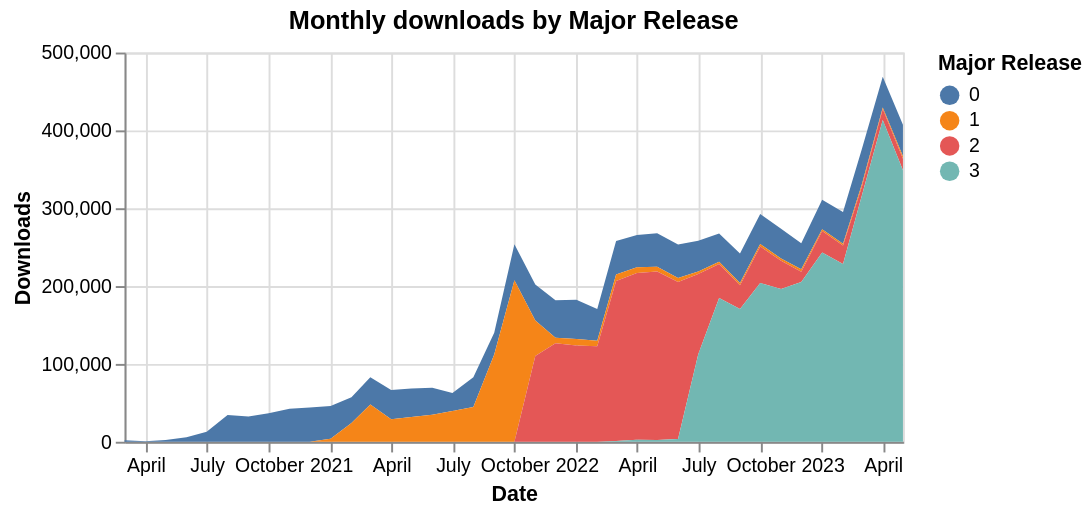

The specification (Vega-Lite) saved for this image:
### Vega-Lite specification from a JSON file in a GitHub repository (floating-point values rounded to 4 significant figures)
{"config": {"view": {"continuousWidth": 400, "continuousHeight": 300}}, "data": {"values": [{"month": "2023-05-01T00:00:00", "major_release": "0", "num_downloads": 40467}, {"month": "2023-05-01T00:00:00", "major_release": "1", "num_downloads": 3348}, {"month": "2023-05-01T00:00:00", "major_release": "2", "num_downloads": 14760}, {"month": "2023-05-01T00:00:00", "major_release": "3", "num_downloads": 348684}, {"month": "2023-04-01T00:00:00", "major_release": "0", "num_downloads": 39670}, {"month": "2023-04-01T00:00:00", "major_release": "2", "num_downloads": 14353}, {"month": "2023-04-01T00:00:00", "major_release": "3", "num_downloads": 413184}, {"month": "2023-04-01T00:00:00", "major_release": "1", "num_downloads": 1832}, {"month": "2023-03-01T00:00:00", "major_release": "0", "num_downloads": 45512}, {"month": "2023-03-01T00:00:00", "major_release": "1", "num_downloads": 3043}, {"month": "2023-03-01T00:00:00", "major_release": "2", "num_downloads": 11346}, {"month": "2023-03-01T00:00:00", "major_release": "3", "num_downloads": 316265}, {"month": "2023-02-01T00:00:00", "major_release": "0", "num_downloads": 40546}, {"month": "2023-02-01T00:00:00", "major_release": "1", "num_downloads": 2456}, {"month": "2023-02-01T00:00:00", "major_release": "2", "num_downloads": 23636}, {"month": "2023-02-01T00:00:00", "major_release": "3", "num_downloads": 228409}, {"month": "2023-01-01T00:00:00", "major_release": "0", "num_downloads": 37934}, {"month": "2023-01-01T00:00:00", "major_release": "1", "num_downloads": 2354}, {"month": "2023-01-01T00:00:00", "major_release": "2", "num_downloads": 27524}, {"month": "2023-01-01T00:00:00", "major_release": "3", "num_downloads": 243201}, {"month": "2022-12-01T00:00:00", "major_release": "0", "num_downloads": 33425}, {"month": "2022-12-01T00:00:00", "major_release": "1", "num_downloads": 3110}, {"month": "2022-12-01T00:00:00", "major_release": "2", "num_downloads": 13371}, {"month": "2022-12-01T00:00:00", "major_release": "3", "num_downloads": 205161}, {"month": "2022-11-01T00:00:00", "major_release": "0", "num_downloads": 38086}, {"month": "2022-11-01T00:00:00", "major_release": "1", "num_downloads": 2784}, {"month": "2022-11-01T00:00:00", "major_release": "2", "num_downloads": 36358}, {"month": "2022-11-01T00:00:00", "major_release": "3", "num_downloads": 196258}, {"month": "2022-10-01T00:00:00", "major_release": "0", "num_downloads": 38622}, {"month": "2022-10-01T00:00:00", "major_release": "1", "num_downloads": 3149}, {"month": "2022-10-01T00:00:00", "major_release": "2", "num_downloads": 46867}, {"month": "2022-10-01T00:00:00", "major_release": "3", "num_downloads": 203867}, {"month": "2022-09-01T00:00:00", "major_release": "0", "num_downloads": 37898}, {"month": "2022-09-01T00:00:00", "major_release": "1", "num_downloads": 3003}, {"month": "2022-09-01T00:00:00", "major_release": "2", "num_downloads": 30328}, {"month": "2022-09-01T00:00:00", "major_release": "3", "num_downloads": 170576}, {"month": "2022-08-01T00:00:00", "major_release": "0", "num_downloads": 36234}, {"month": "2022-08-01T00:00:00", "major_release": "1", "num_downloads": 2915}, {"month": "2022-08-01T00:00:00", "major_release": "2", "num_downloads": 43731}, {"month": "2022-08-01T00:00:00", "major_release": "3", "num_downloads": 184717}, {"month": "2022-07-01T00:00:00", "major_release": "0", "num_downloads": 39489}, {"month": "2022-07-01T00:00:00", "major_release": "1", "num_downloads": 3019}, {"month": "2022-07-01T00:00:00", "major_release": "2", "num_downloads": 103193}, {"month": "2022-07-01T00:00:00", "major_release": "3", "num_downloads": 112448}, {"month": "2022-06-01T00:00:00", "major_release": "0", "num_downloads": 43227}, {"month": "2022-06-01T00:00:00", "major_release": "1", "num_downloads": 4996}, {"month": "2022-06-01T00:00:00", "major_release": "2", "num_downloads": 201770}, {"month": "2022-06-01T00:00:00", "major_release": "3", "num_downloads": 3559}, {"month": "2022-05-01T00:00:00", "major_release": "0", "num_downloads": 43098}, {"month": "2022-05-01T00:00:00", "major_release": "1", "num_downloads": 6145}, {"month": "2022-05-01T00:00:00", "major_release": "2", "num_downloads": 216397}, {"month": "2022-05-01T00:00:00", "major_release": "3", "num_downloads": 2272}, {"month": "2022-04-01T00:00:00", "major_release": "0", "num_downloads": 41542}, {"month": "2022-04-01T00:00:00", "major_release": "1", "num_downloads": 7194}, {"month": "2022-04-01T00:00:00", "major_release": "2", "num_downloads": 214207}, {"month": "2022-04-01T00:00:00", "major_release": "3", "num_downloads": 2633}, {"month": "2022-03-01T00:00:00", "major_release": "0", "num_downloads": 43098}, {"month": "2022-03-01T00:00:00", "major_release": "1", "num_downloads": 8268}, {"month": "2022-03-01T00:00:00", "major_release": "2", "num_downloads": 205676}, {"month": "2022-03-01T00:00:00", "major_release": "3", "num_downloads": 931}, {"month": "2022-02-01T00:00:00", "major_release": "0", "num_downloads": 41028}, {"month": "2022-02-01T00:00:00", "major_release": "1", "num_downloads": 6961}, {"month": "2022-02-01T00:00:00", "major_release": "2", "num_downloads": 122689}, {"month": "2022-01-01T00:00:00", "major_release": "0", "num_downloads": 50397}, {"month": "2022-01-01T00:00:00", "major_release": "1", "num_downloads": 8309}, {"month": "2022-01-01T00:00:00", "major_release": "2", "num_downloads": 123767}, {"month": "2021-12-01T00:00:00", "major_release": "0", "num_downloads": 48110}, {"month": "2021-12-01T00:00:00", "major_release": "1", "num_downloads": 7133}, {"month": "2021-12-01T00:00:00", "major_release": "2", "num_downloads": 126401}, {"month": "2021-11-01T00:00:00", "major_release": "0", "num_downloads": 46457}, {"month": "2021-11-01T00:00:00", "major_release": "1", "num_downloads": 45486}, {"month": "2021-11-01T00:00:00", "major_release": "2", "num_downloads": 110128}, {"month": "2021-10-01T00:00:00", "major_release": "1", "num_downloads": 207556}, {"month": "2021-10-01T00:00:00", "major_release": "0", "num_downloads": 46091}, {"month": "2021-09-01T00:00:00", "major_release": "0", "num_downloads": 27861}, {"month": "2021-09-01T00:00:00", "major_release": "1", "num_downloads": 112215}, {"month": "2021-08-01T00:00:00", "major_release": "0", "num_downloads": 38237}, {"month": "2021-08-01T00:00:00", "major_release": "1", "num_downloads": 44516}, {"month": "2021-07-01T00:00:00", "major_release": "0", "num_downloads": 23346}, {"month": "2021-07-01T00:00:00", "major_release": "1", "num_downloads": 39386}, {"month": "2021-06-01T00:00:00", "major_release": "0", "num_downloads": 34807}, {"month": "2021-06-01T00:00:00", "major_release": "1", "num_downloads": 34642}, {"month": "2021-05-01T00:00:00", "major_release": "0", "num_downloads": 36923}, {"month": "2021-05-01T00:00:00", "major_release": "1", "num_downloads": 31632}, {"month": "2021-04-01T00:00:00", "major_release": "0", "num_downloads": 37719}, {"month": "2021-04-01T00:00:00", "major_release": "1", "num_downloads": 28759}, {"month": "2021-03-01T00:00:00", "major_release": "0", "num_downloads": 35029}, {"month": "2021-03-01T00:00:00", "major_release": "1", "num_downloads": 47808}, {"month": "2021-02-01T00:00:00", "major_release": "0", "num_downloads": 32970}, {"month": "2021-02-01T00:00:00", "major_release": "1", "num_downloads": 24140}, {"month": "2021-01-01T00:00:00", "major_release": "0", "num_downloads": 42054}, {"month": "2021-01-01T00:00:00", "major_release": "1", "num_downloads": 3775}, {"month": "2020-12-01T00:00:00", "major_release": "0", "num_downloads": 44004}, {"month": "2020-11-01T00:00:00", "major_release": "0", "num_downloads": 42302}, {"month": "2020-10-01T00:00:00", "major_release": "0", "num_downloads": 36470}, {"month": "2020-09-01T00:00:00", "major_release": "0", "num_downloads": 32410}, {"month": "2020-08-01T00:00:00", "major_release": "0", "num_downloads": 34286}, {"month": "2020-07-01T00:00:00", "major_release": "0", "num_downloads": 12977}, {"month": "2020-06-01T00:00:00", "major_release": "0", "num_downloads": 5683}, {"month": "2020-05-01T00:00:00", "major_release": "0", "num_downloads": 2360}, {"month": "2020-04-01T00:00:00", "major_release": "0", "num_downloads": 533}, {"month": "2020-03-01T00:00:00", "major_release": "0", "num_downloads": 1763}]}, "mark": "area", "encoding": {"color": {"field": "major_release", "title": "Major Release", "type": "nominal"}, "tooltip": [{"field": "month", "format": "%Y-%m", "title": "Date", "type": "temporal"}, {"field": "num_downloads", "format": ",.0f", "title": "Num Downloads", "type": "quantitative"}, {"field": "major_release", "title": "Major release", "type": "nominal"}], "x": {"field": "month", "title": "Date", "type": "temporal"}, "y": {"field": "num_downloads", "title": "Downloads", "type": "quantitative"}}, "height": 200, "title": "Monthly downloads by Major Release", "$schema": "https://vega.github.io/schema/vega-lite/v5.json"}
